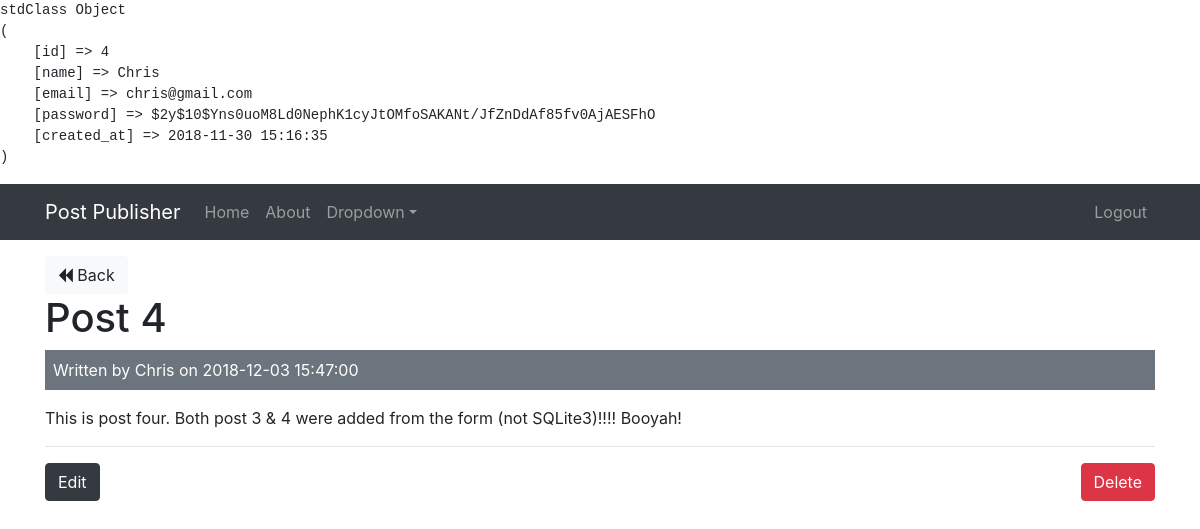
/post-publisher/public/?url=posts/show/4 (signed in), run on an earlier commit of the app's database.
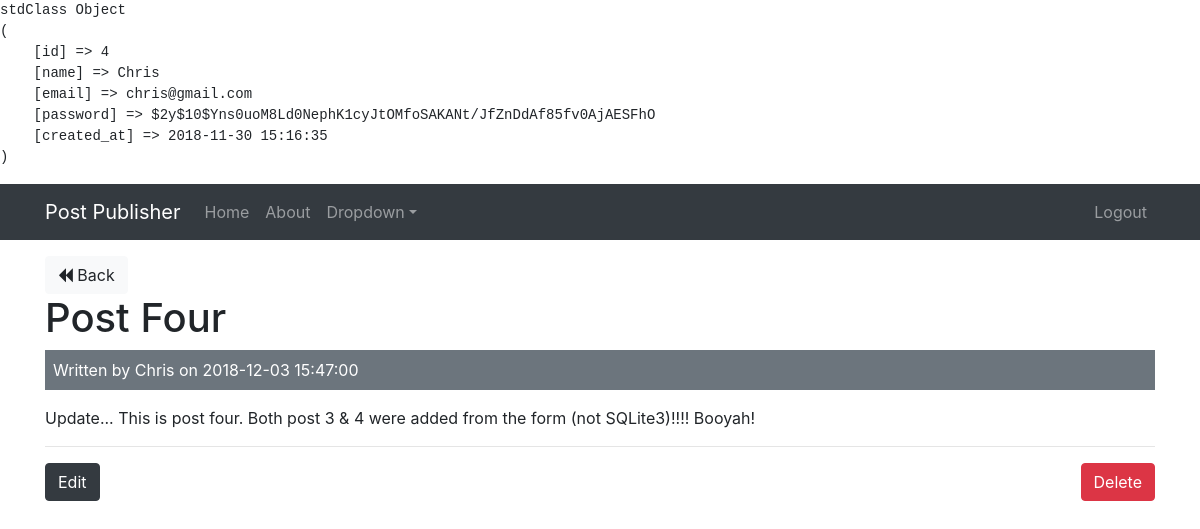
And on a later commit of the database.
### tables this page shows
CREATE TABLE posts(id INTEGER PRIMARY KEY AUTOINCREMENT, user_id INTEGER, name VARCHAR(255), title VARCHAR(255), body TEXT, created_at DATETIME DEFAULT CURRENT_TIMESTAMP);

CREATE TABLE users(id INTEGER PRIMARY KEY AUTOINCREMENT, name VARCHAR(255), email VARCHAR(255), password VARCHAR(255), created_at DATETIME DEFAULT CURRENT_TIMESTAMP);

### app/helpers/session_helper.php (called while the page is built, shortened)
<?php
function isLoggedIn()
{
    if(isset($_SESSION['user_id'])){
        return true;
    } else {
        return false;
    }
}

### app/libraries/DatabaseController.php (called while the page is built, shortened)
<?php
class DatabaseController
{
    private $dbname = DB_NAME;
    private $dbh;
    private $stmt;
    public function __construct()
    {
        $dsn = 'sqlite:' . $this->dbname;
        try
        {
            $this->dbh = new PDO($dsn);
            $this->dbh->setAttribute(PDO::ATTR_ERRMODE, PDO::ERRMODE_EXCEPTION);
            $this->dbh->setAttribute(PDO::ATTR_DEFAULT_FETCH_MODE, PDO::FETCH_OBJ);
        } catch(PDOException $e) {
            $this->error = $e->getMessage();
            echo $this->error;
        }
    }
    public function query($sql)
    {
        $this->stmt = $this->dbh->prepare($sql);
    }
    public function bind($param, $value, $type = null)
    {
        if(is_null($type))
        {
            switch(true)
            {
                default:
                    $type = PDO::PARAM_STR;
            }
        }
        $this->stmt->bindValue($param, $value, $type);
    }
    public function execute()
    {
        return $this->stmt->execute();
    }
    public function single()
    {
        $this->execute();
        return $this->stmt->fetch(PDO::FETCH_OBJ);
    }
}

### app/controllers/PostsController.php (called while the page is built, shortened)
<?php
class PostsController extends BaseController
{
    public function __construct()
    {
        $this->postModel = $this->model('Post');
        $this->userModel = $this->model('User');
    }
    public function show($id) {
        $post = $this->postModel->getPostById($id);
        $user = $this->userModel->getUserById($post->user_id);
        $data = [
            'post' => $post,
            'user' => $user
        ];
        $this->view('posts/show', $data);
    }
}

### public/index.php (called while the page is built, shortened)
<?php
$init = new CoreController();

### app/models/Post.php (called while the page is built, shortened)
<?php
class Post
{
    private $db;
    public function __construct()
    {
        $this->db = new DatabaseController();
    }
    public function getPostById($id) {
        $this->db->query('SELECT * FROM posts WHERE id = :id');
        $this->db->bind(':id', $id);
        $row = $this->db->single();
        return $row;
    }
}

### app/views/posts/show.php (the view)
<?php require APPROOT . "/views/inc/header.php"; ?>
<a href="<?php echo URLROOT; ?>/?url=posts" class="btn btn-light">
    <i class="fa fa-backward"></i> Back</a>
<br>
<h1><?php echo $data['post']->title; ?></h1>
<div class="bg-secondary text-white p-2 mb-3">
    Written by <?php echo $data['user']->name; ?> on <?php echo $data['post']->created_at; ?>
</div>
<p><?php echo $data['post']->body; ?></p>
<?php if($data['post']->user_id == $_SESSION['user_id']) : ?>
<hr>
    <a href="<?php echo URLROOT; ?>/?url=posts/edit/<?php echo $data['post']->id; ?>"
       class="btn btn-dark">Edit</a>
    <form action="<?php echo URLROOT; ?>/?url=posts/delete/<?php echo $data['post']->id; ?>"
    method = "post" class="pull-right">
        <input type="submit" value="Delete" class="btn btn-danger">
    </form>
<?php endif; ?>
<?php require APPROOT . "/views/inc/footer.php"; ?>

### app/libraries/CoreController.php (shortened to what this page needs)
<?php
class CoreController
{
    protected $currentMethod = 'index';
    protected $params = [];
    public function __construct()
    {
        $url = $this->getUrl();
        if(file_exists('../app/controllers/'.ucwords($url[0]) . 'Controller.php')) {
            unset($url[0]);
        }
        $this->currentController = new $this->currentController;
        if(isset($url[1]))
        {
            if(method_exists($this->currentController, $url[1]))
            {
                $this->currentMethod = $url[1];
                unset($url[1]);
                $this->params = $url ? array_values($url) : [];
                call_user_func_array(
                    [$this->currentController, $this->currentMethod],
                    $this->params);
            }
        } else { call_user_func_array(
            [$this->currentController, $this->currentMethod],
            $this->params);
        }
    }
    public function getUrl()
    {
        if(isset($_GET['url']))
        {
            $url = rtrim($_GET["url"], "/");
            $url = filter_var($url, FILTER_SANITIZE_URL);
            $url = explode('/', $url);
            return $url;
        }
    }
}

### app/models/User.php (shortened to what this page needs)
<?php
class User
{
    private $db;
    public function __construct()
    {
        $this->db = new DatabaseController();
    }
    public function getUserById($id)
    {
        $this->db->query('SELECT * FROM users WHERE id = :id');
        $this->db->bind(':id', $id);
        $row = $this->db->single();
        echo "<pre>";
        print_r($row);
        echo "</pre>";
        return $row;
    }
}

### app/libraries/BaseController.php (shortened to what this page needs)
<?php
class BaseController
{
    public function model($model)
    {
        return new $model();
    }
    public function view($view, $data = [])
    {
        if(file_exists('../app/views/' . $view . '.php'))
        {
            require_once '../app/views/' . $view . '.php';
        } else {
            die("View doesn't exist");
        }
    }
}

### app/views/inc/header.php (shortened to what this page needs)
<!doctype html>
<html lang="en" xmlns="http://www.w3.org/1999/html">
<head>
    <link rel="stylesheet" href="https://stackpath.bootstrapcdn.com/bootstrap/4.1.3/css/bootstrap.min.css">
    <link href="https://stackpath.bootstrapcdn.com/font-awesome/4.7.0/css/font-awesome.min.css" rel="stylesheet">
    <link rel="stylesheet" type="text/css" href="<?php echo URLROOT; ?>/css/style.css">
</head>
<body>
    <?php require APPROOT . '/views/inc/navbar.php'; ?>
    <div class="container">

### app/views/inc/navbar.php (shortened to what this page needs)
<nav class="navbar navbar-expand-lg navbar-dark bg-dark mb-3">
    <div class="container">
        <a class="navbar-brand" href="<? echo URLROOT; ?>"><?php echo SITENAME; ?></a>
        <div class="collapse navbar-collapse" id="navbarsExampleDefault">
            <ul class="navbar-nav mr-auto">
                <li class="nav-item">
                    <a class="nav-link" href="<?php echo URLROOT; ?>">Home</a>
                </li>
                <li class="nav-item">
                    <a class="nav-link" href="<?php echo URLROOT; ?>/?url=pages/about">About</a>
                </li>
                <li class="nav-item dropdown">
                    <a class="nav-link dropdown-toggle" href="https://example.com" id="dropdown01" data-toggle="dropdown" aria-haspopup="true" aria-expanded="false">Dropdown</a>
                </li>
            </ul>
            <ul class="navbar-nav ml-auto">
                <?php if(isset($_SESSION['user_id'])) : ?>
                    <li class="nav-item">
                        <a class="nav-link" href="<?php echo URLROOT; ?>/?url=users/logout">Logout</a>
                    </li>
            <?php endif; ?>
        </div>
    </div>
</nav>

### app/views/inc/footer.php (shortened to what this page needs)
    </div>
</body>
</html>

What changed in the data, as far as the page shows it:
changed posts: title "Post 4" → "Post Four"; body "This is post four. Both post 3 & 4 were added from the form (not SQLite3)!!!! Booyah!" → "Update... This is post four. Both post 3 & 4 were added from the form (not SQLite3)!!!! Booyah!"
